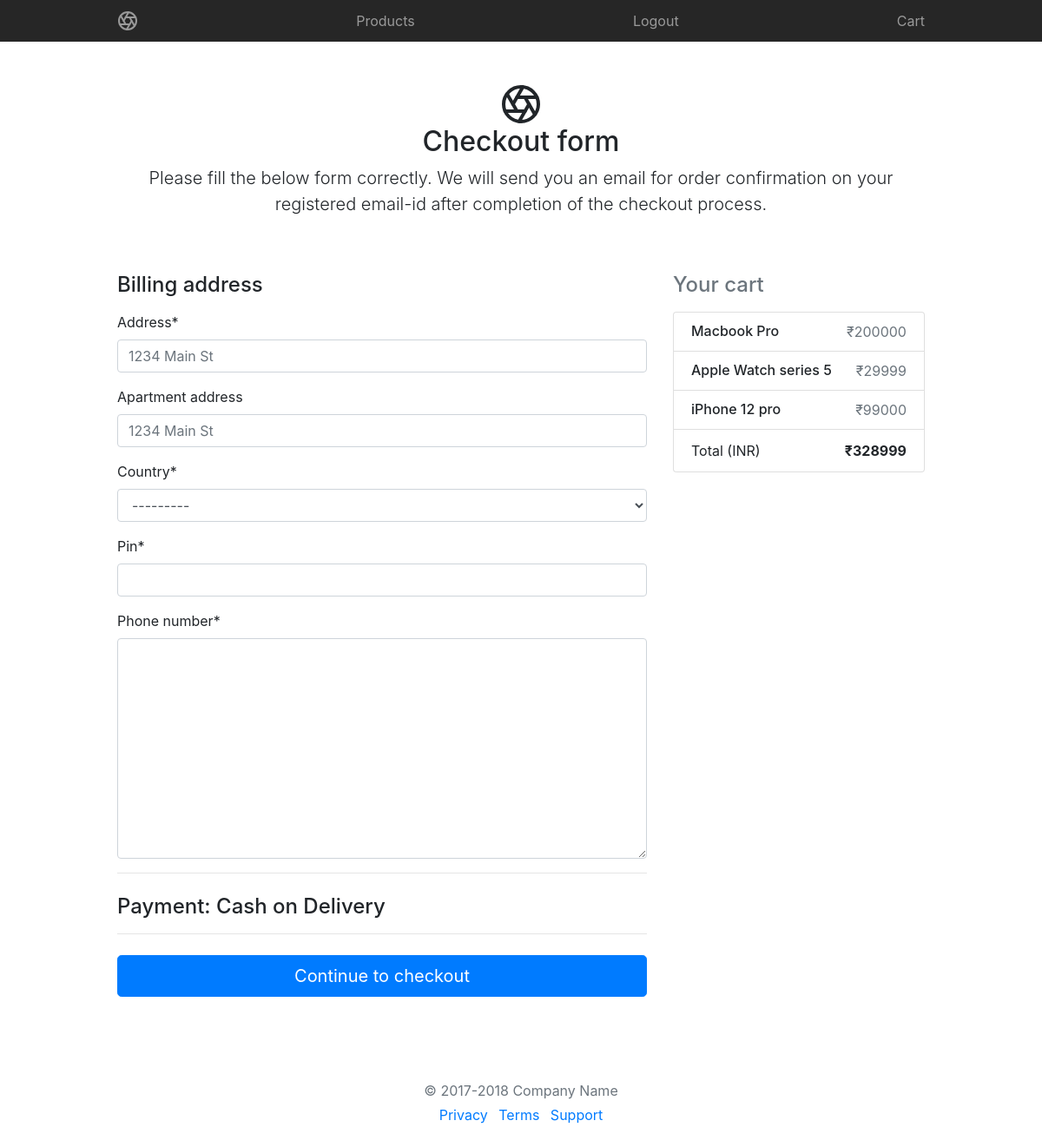
Screenshot of /checkout/ (signed in) with the database file from the repository.
### shop/models.py (models this page shows, shortened)
class CartItem(models.Model):
	user = models.ForeignKey(User, on_delete=models.CASCADE)
	item = models.ForeignKey(Product, on_delete=models.CASCADE)
	ordered = models.BooleanField(default=False)
	is_selected = models.BooleanField(default=False)
	quantity = models.IntegerField(default=1)
	def get_total_price(self):
		return self.quantity * int(self.item.price)

class Product(models.Model):
	name = models.CharField(max_length = 100)
	price = models.CharField(max_length = 100)
	description = models.TextField()
	image = models.ImageField(default='default.jpg', upload_to='product_pics')

### shop/views.py (the view)
# urls.py: path('checkout/',views.checkout_view, name = 'checkout'),
@login_required
def checkout_view(request):
    cart_items = CartItem.objects.filter(user = request.user, ordered=False, is_selected=True)
    final_price = list(cart_items)
    total = 0
    for item in final_price:
        total += item.get_total_price()
    if request.method=='POST':
        form = CheckoutForm(request.POST)
        if form.is_valid():
            address=form.cleaned_data.get('address')
            apartment_address=form.cleaned_data.get('apartment_address')
            country=form.cleaned_data.get('country')
            pin=form.cleaned_data.get('pin')
            phone_number = form.cleaned_data.get('phone_number')
            checkout_info = CheckoutInfo(
                user = request.user,
                address = address,
                apartment_address = apartment_address,
                country = country,
                pin = pin,
                phone_number = phone_number
            )
            checkout_info.save()
            Cart.objects.filter(user = request.user, ordered=False).update(billing_address=checkout_info, ordered=True)
            CartItem.objects.filter(user = request.user,ordered=False,is_selected=True).update(ordered=True)
            messages.success(request, f'Successful Checkout! Check your inbox for confirmation mail')
            subject = 'FlyBuy: Thank You for your order'
            message = 'This email confirms your order'
            from_email = settings.EMAIL_HOST_USER
            print(from_email)
            to_list = [request.user.email]
            print(to_list)
            send_mail(subject,message,from_email,to_list,fail_silently = True)
            msg = EmailMessage(subject,
                       message, to_list)
            msg.send()
            return redirect('checkout')
    else:
        form =  CheckoutForm()
    context = {
        'cart_items':cart_items,
        'total':total,
        'form':form
        }
    return render(request,'shop/checkout.html',  context)

### shop/forms.py
class CheckoutForm(forms.Form):
    address = forms.CharField(widget=forms.TextInput(attrs={
        'placeholder' : "1234 Main St"
                        }))
    apartment_address = forms.CharField(required=False, widget=forms.TextInput(attrs={
        'placeholder' : "1234 Main St"
                        }))
    country = CountryField(blank_label='(select country)').formfield()
    pin = forms.CharField()
    phone_number = PhoneField().formfield()

### shop/templates/shop/checkout.html (shortened to what this page needs)
{% extends 'shop/base.html' %}
{% load static %}
{% load crispy_forms_tags %}
{% block content %}
<div class="container">
      <div class="py-5 text-center">
        <h2>Checkout form</h2>
        <p class="lead">Please fill the below form correctly. We will send you an email for order confirmation on your registered email-id after completion of the checkout process.</p>
      </div>
      <div class="row">
        <div class="col-md-4 order-md-2 mb-4">
          <h4 class="d-flex justify-content-between align-items-center mb-3">
            <span class="text-muted">Your cart</span>
          </h4>
          <ul class="list-group mb-3">
          {% for cart_item in cart_items %}
            <li class="list-group-item d-flex justify-content-between lh-condensed">
              <div>
                <h6 class="my-0">{{ cart_item.item.name }}</h6>
              </div>
              <span class="text-muted">&#x20b9;{{ cart_item.get_total_price}}</span>
            </li>
            {% endfor %}
            <li class="list-group-item d-flex justify-content-between">
              <span>Total (INR)</span>
              <strong>&#x20b9;{{ total }}</strong>
            </li>
          </ul>
        </div>
        <div class="col-md-8 order-md-1">
            <h4 class="mb-3">Billing address</h4>
                <form method="POST">
                {{ form|crispy }}
            <hr class="mb-4">
            <h4 class="mb-3">Payment: Cash on Delivery</h4>
            <hr class="mb-4">
            <button class="btn btn-primary btn-lg btn-block" type="submit">Continue to checkout</button>
          </form>
        </div>
      </div>
      <footer class="my-5 pt-5 text-muted text-center text-small">
        <p class="mb-1">&copy; 2017-2018 Company Name</p>
        <ul class="list-inline">
          <li class="list-inline-item"><a href="#">Privacy</a></li>
          <li class="list-inline-item"><a href="#">Terms</a></li>
          <li class="list-inline-item"><a href="#">Support</a></li>
        </ul>
      </footer>
    </div>
{% endblock content %}

### rows the page displays
CartItem: item.name "Macbook Pro", get_total_price "200000"
CartItem: item.name "Apple Watch series 5", get_total_price "29999"
CartItem: item.name "iPhone 12 pro", get_total_price "99000"

### other values shown
{{ total }} "328999"
